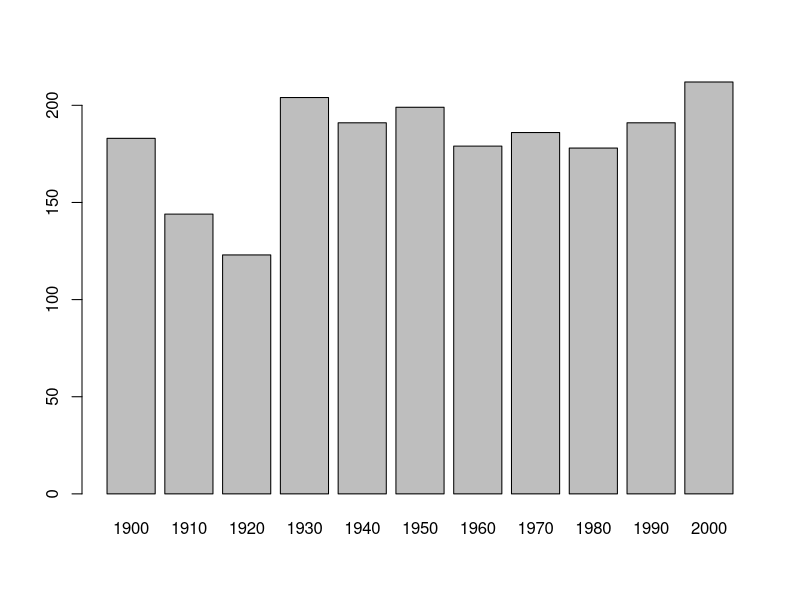
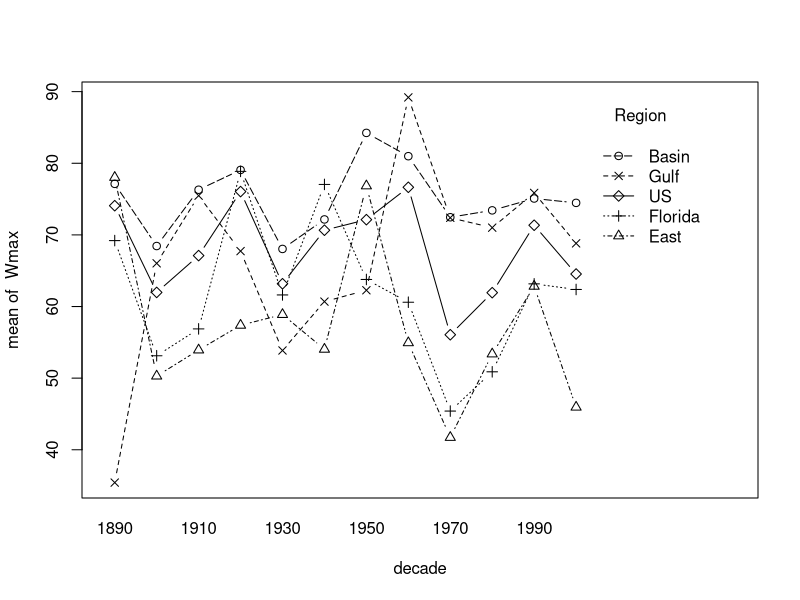
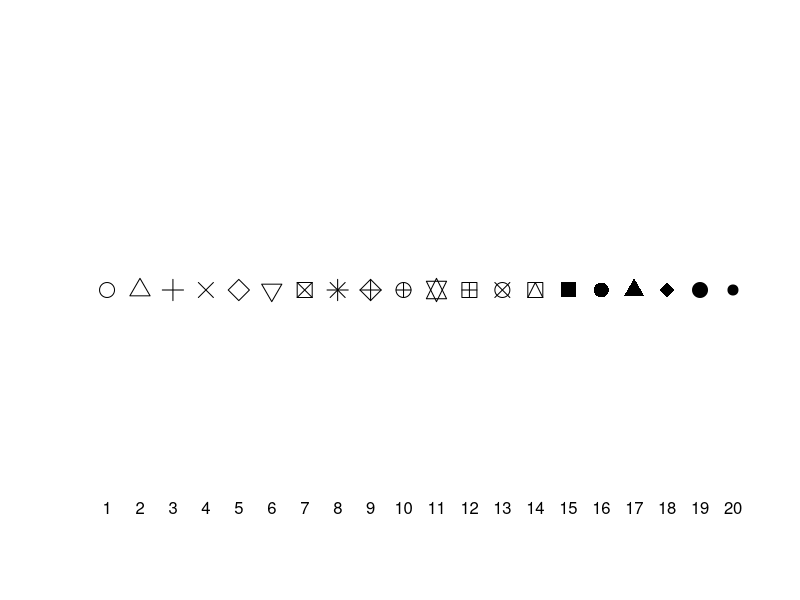
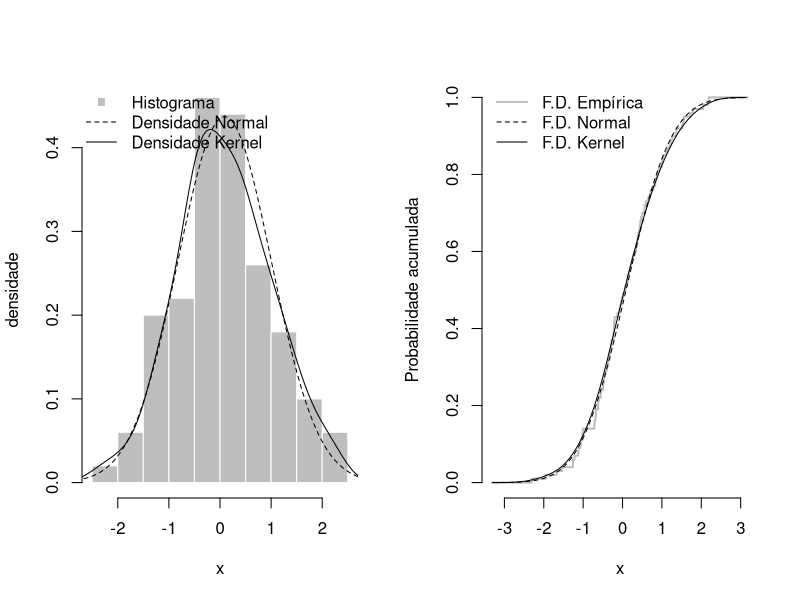
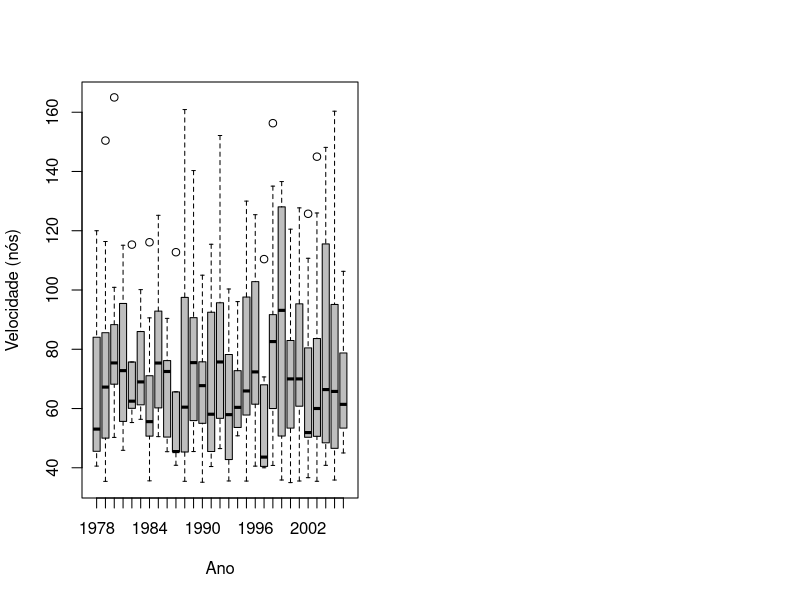
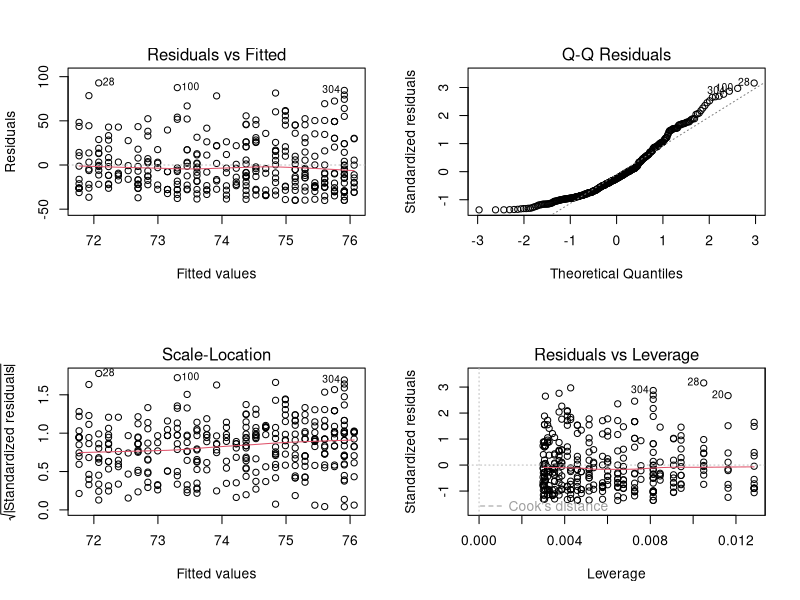
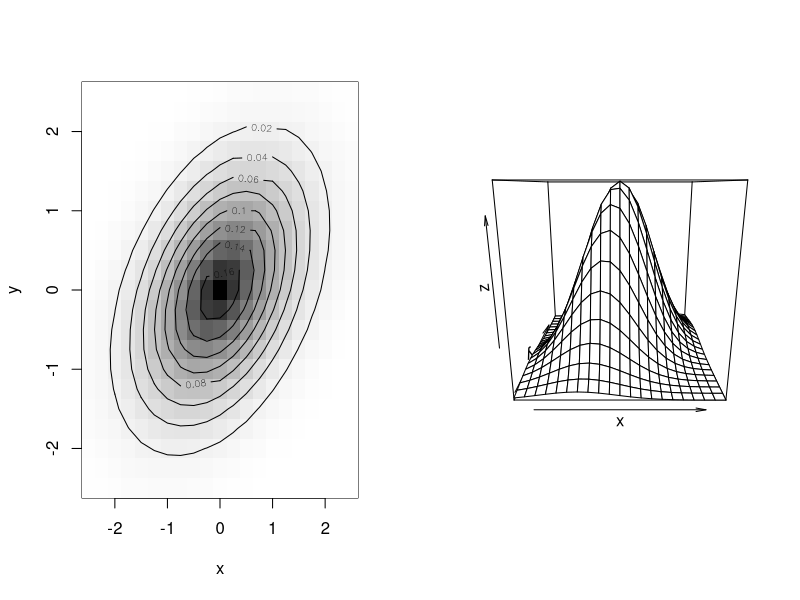
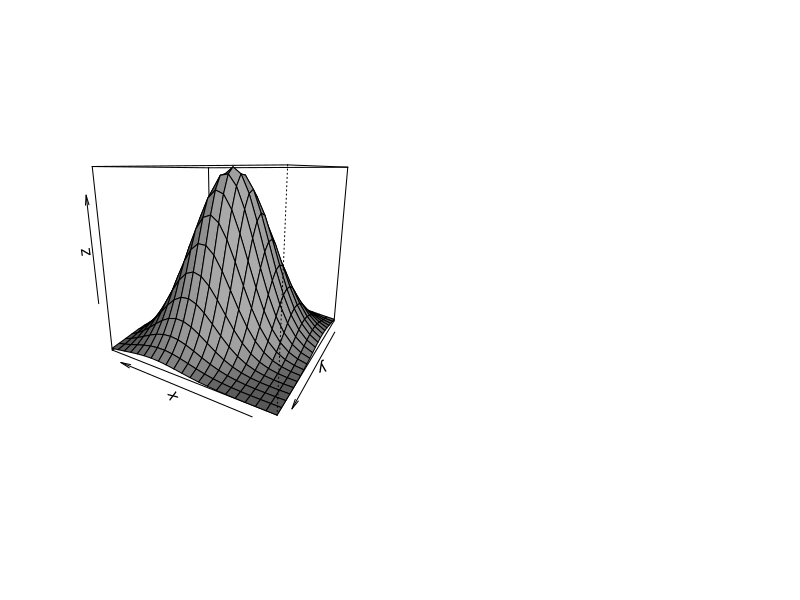

Write R code to recreate these figures, in order. (Note: this script raises an error after producing the figures.)
## ---- chunk 1
library(knitr)
## ---- chunk 2
## EST171 - Métodos Computacionais para Análise de Risco
## Código da aula 05 - Gráficos no R

## ---- chunk 3
file_name = "05-graficos"
## ---- chunk 4
## Dados de ciclones tropicais nos EUA de 1899-2006
## ---- chunk 5
StormMax = read.table("../datasets/extremedatasince1899.csv", header=T, sep=",")
attach(StormMax)

## ---- chunk 6
table( trunc(Yr/10)*10 )[-1]

## ---- chunk 7
# gráfico de barra do número de ciclones por década
## ---- chunk 8
barplot( table( trunc(Yr/10)*10 )[-1] )

## ---- chunk 9
# gráfico de linhas - vel. média por década e região
## ---- chunk 10
decade = trunc(Yr/10)*10
interaction.plot(decade, Region, Wmax, type="b", pch=1:5)

## ---- chunk 11
plot(1:20,rep(1.2,20),pch=1:20,cex=2,xaxt="n",yaxt="n",bty="n",ylab="",xlab="")
mtext(text=1:20, side=1, at=1:20)
## ---- chunk 12
## Graficos lado a lado

## ---- chunk 13
set.seed(123)
x = rnorm(100)    # gerando amostra
par(mfrow=c(1,2)) # plotar com 1 linha e 2 colunas

## grafico 1: histograma
hist(x, xlab="x", ylab="densidade", main="", col="grey", border="white", probability=T)

# adicionar linhas da densidade (normal com estimadores de momentos)
u = seq(min(x)-1, max(x)+1, by=.01)
lines(u, dnorm(u,mean(x),sd(x)), lty=2)

# densidade estimada com kernel da normal
d = density(x)
lines(d$x, d$y)

# adicionar legenda
legend("topleft", legend=c("Histograma","Densidade Normal", "Densidade Kernel"),
       col=c("grey","black","black"), lwd=c(NA,1,1), lty=c(NA,2,1),
       pch=c(15,NA,NA), bty="n")

## grafico 2: função de distribuição empírica
F.empirica = function(y){
  mean(x<=y)
}

plot(u, Vectorize(F.empirica)(u), type="s", lwd=2, col="grey",
     xlab="x", ylab="Probabilidade acumulada", main="", axes=FALSE)
axis(1); axis(2)  # adicionar eixos
lines(d$x, cumsum(d$y)*diff(d$x)[1])      # f.d. kernel
lines(u, pnorm(u,mean(x),sd(x)), lty=2)   # f.d. normal

# adicionar legenda
legend("topleft", c("F.D. Empírica", "F.D. Normal", "F.D. Kernel"),
       col=c("grey","black","black"), lwd=c(2,1,1), lty=c(1,2,1), bty="n")
## ---- chunk 14
## Graficos para classes de objetos
## Voltando aos dados de ciclones...

## ---- chunk 15
# selecionando ciclones que ocorreram após 1977 na região 'Basin'
StormMax.Basin = subset(StormMax, (Region=="Basin")&(Yr>1977))
attach(StormMax.Basin)

## ---- chunk 16
# boxplot da velocidade por ano
## ---- chunk 17
boxplot(Wmax ~ as.factor(Yr), xlab="Ano", ylab="Velocidade (nós)", col="grey")

## ---- chunk 18
# regressão linear entre velocidade do vento e ano
model = lm(Wmax ~ Yr)
par(mfrow=c(2,2))
plot(model)

## ---- chunk 19
## Graficos 3D

# exemplo normal bivariada
## ---- chunk 20
binorm = function(x1,x2,r=0){
  exp( -(x1^2 + x2^2 - 2*r*x1*x2)/( 2*(1-r^2) ) )/( 2*pi*sqrt(1-r^2) )
}

## ---- chunk 21
x = y = seq(-2.5, 2.5, by=.25)
z = outer(x, y, function(u,v) binorm(u,v,r=.4))

## para escolher as cores
# install.packages("RColorBrewer")
require(RColorBrewer)
gray.col = gray.colors(n=100, start=0, end=1)

par(mfrow=c(1,2))

# gráfico 1: curva de níveis
image(x, y, z, col=rev(gray.col))
contour(x, y, z, add=TRUE)

# grafico 2: superfície 3D
persp(x, y, z)

## ---- chunk 22
persp(x, y, z, theta=210, col=gray.col[45], shade=TRUE)
## ---- chunk 23
# gerar arquivo com comandos do R
purl(input=paste0(file_name,".Rmd"),
     output=paste0("../labs/",file_name,".R"),
     documentation=0, encoding='UTF-8')
# Saída: 'filename.R' com apenas o código extraído do arquivo original
# Opções: documentation=1 inclui o texto no título dos chunks
# Para excluir um chunk do arquivo final, incluir a opção purl=FALSE no cabeçalho do chunk
